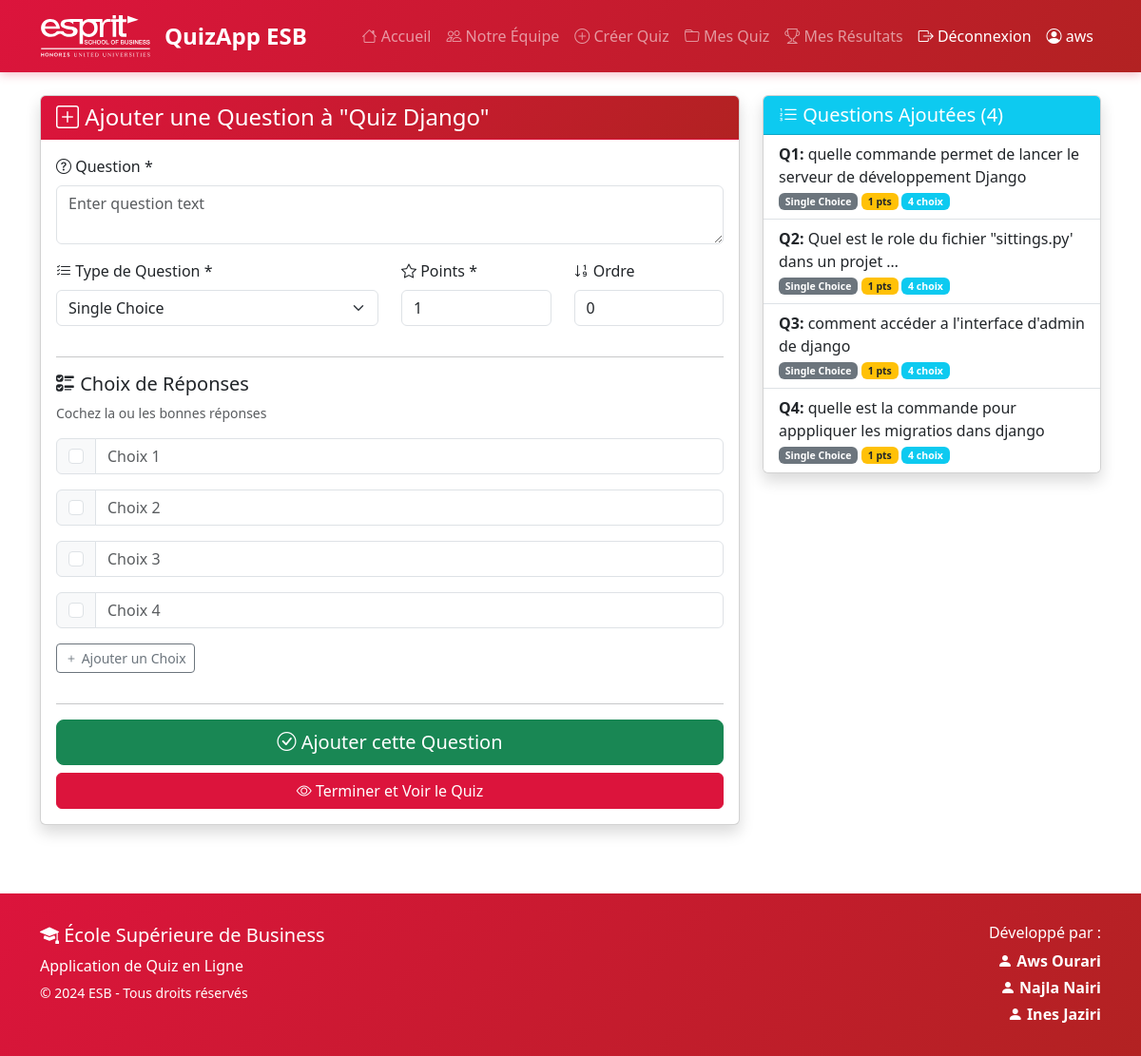
Screenshot of /quiz/3/add-question/ (signed in) with the database file from the repository.
### quiz/models.py (models this page shows, shortened)
class Quiz(models.Model):
    title = models.CharField(max_length=200)
    description = models.TextField()
    created_by = models.ForeignKey(User, on_delete=models.CASCADE, related_name='created_quizzes')
    created_at = models.DateTimeField(auto_now_add=True)
    updated_at = models.DateTimeField(auto_now=True)
    is_active = models.BooleanField(default=True)
    time_limit = models.IntegerField(help_text="Time limit in minutes", null=True, blank=True)
    class Meta:
        verbose_name_plural = "Quizzes"
        ordering = ['-created_at']

class Question(models.Model):
    QUESTION_TYPES = (
        ('single', 'Single Choice'),
        ('multiple', 'Multiple Choice'),
        ('true_false', 'True/False'),
    )
    quiz = models.ForeignKey(Quiz, on_delete=models.CASCADE, related_name='questions')
    question_text = models.TextField()
    question_type = models.CharField(max_length=20, choices=QUESTION_TYPES, default='single')
    points = models.IntegerField(default=1, validators=[MinValueValidator(1)])
    order = models.IntegerField(default=0)
    class Meta:
        ordering = ['order']

### quiz/views.py (the view)
# urls.py: path('quiz/<int:quiz_id>/add-question/', views.add_question, name='add_question'),
@login_required
def add_question(request, quiz_id):
    quiz = get_object_or_404(Quiz, id=quiz_id, created_by=request.user)
    if request.method == 'POST':
        question_form = QuestionForm(request.POST)
        if question_form.is_valid():
            question = question_form.save(commit=False)
            question.quiz = quiz
            question.save()
            choice_texts = request.POST.getlist('choice_text[]')
            is_correct_list = request.POST.getlist('is_correct[]')
            for i, choice_text in enumerate(choice_texts):
                if choice_text.strip():
                    Choice.objects.create(
                        question=question,
                        choice_text=choice_text,
                        is_correct=str(i) in is_correct_list
                    )
            messages.success(request, 'Question ajoutée avec succès!')
            return redirect('add_question', quiz_id=quiz.id)
    else:
        question_form = QuestionForm()
    questions = quiz.questions.all().prefetch_related('choices')
    context = {
        'quiz': quiz,
        'question_form': question_form,
        'questions': questions,
    }
    return render(request, 'quiz/add_question.html', context)

### quiz/forms.py
class QuestionForm(forms.ModelForm):
    class Meta:
        model = Question
        fields = ['question_text', 'question_type', 'points', 'order']
        widgets = {
            'question_text': forms.Textarea(attrs={'class': 'form-control', 'rows': 2, 'placeholder': 'Enter question text'}),
            'question_type': forms.Select(attrs={'class': 'form-select'}),
            'points': forms.NumberInput(attrs={'class': 'form-control', 'value': 1}),
            'order': forms.NumberInput(attrs={'class': 'form-control', 'value': 0}),
        }

### templates/quiz/add_question.html (shortened to what this page needs)
{% extends 'quiz/base.html' %}
{% block content %}
<div class="row">
    <div class="col-lg-8">
        <div class="card shadow mb-4">
            <div class="card-header bg-primary text-white">
                <h4 class="mb-0">
                    <i class="bi bi-plus-square"></i> Ajouter une Question à "{{ quiz.title }}"
                </h4>
            </div>
            <div class="card-body">
                <form method="post" id="questionForm">
                    <div class="mb-3">
                        <label for="{{ question_form.question_text.id_for_label }}" class="form-label">
                            <i class="bi bi-question-circle"></i> Question *
                        </label>
                        {{ question_form.question_text }}
                    </div>
                    <div class="row">
                        <div class="col-md-6 mb-3">
                            <label for="{{ question_form.question_type.id_for_label }}" class="form-label">
                                <i class="bi bi-list-check"></i> Type de Question *
                            </label>
                            {{ question_form.question_type }}
                        </div>
                        <div class="col-md-3 mb-3">
                            <label for="{{ question_form.points.id_for_label }}" class="form-label">
                                <i class="bi bi-star"></i> Points *
                            </label>
                            {{ question_form.points }}
                        </div>
                        <div class="col-md-3 mb-3">
                            <label for="{{ question_form.order.id_for_label }}" class="form-label">
                                <i class="bi bi-sort-numeric-down"></i> Ordre
                            </label>
                            {{ question_form.order }}
                        </div>
                    </div>
                    <hr>
                    <h5><i class="bi bi-ui-checks"></i> Choix de Réponses</h5>
                    <p class="text-muted small">Cochez la ou les bonnes réponses</p>
                    <div id="choicesContainer">
                        <div class="choice-item mb-3">
                            <div class="input-group">
                                <div class="input-group-text">
                                    <input type="checkbox" name="is_correct[]" value="0" class="form-check-input mt-0">
                                </div>
                                <input type="text" name="choice_text[]" class="form-control" placeholder="Choix 1" required>
                            </div>
                        </div>
                        <div class="choice-item mb-3">
                            <div class="input-group">
                                <div class="input-group-text">
                                    <input type="checkbox" name="is_correct[]" value="1" class="form-check-input mt-0">
                                </div>
                                <input type="text" name="choice_text[]" class="form-control" placeholder="Choix 2" required>
                            </div>
                        </div>
                        <div class="choice-item mb-3">
                            <div class="input-group">
                                <div class="input-group-text">
                                    <input type="checkbox" name="is_correct[]" value="2" class="form-check-input mt-0">
                                </div>
                                <input type="text" name="choice_text[]" class="form-control" placeholder="Choix 3">
                            </div>
                        </div>
                        <div class="choice-item mb-3">
                            <div class="input-group">
                                <div class="input-group-text">
                                    <input type="checkbox" name="is_correct[]" value="3" class="form-check-input mt-0">
                                </div>
                                <input type="text" name="choice_text[]" class="form-control" placeholder="Choix 4">
                            </div>
                        </div>
                    </div>
                    <button type="button" class="btn btn-sm btn-outline-secondary mb-3" onclick="addChoice()">
                        <i class="bi bi-plus"></i> Ajouter un Choix
                    </button>
                    <hr>
                    <div class="d-grid gap-2">
                        <button type="submit" class="btn btn-success btn-lg">
                            <i class="bi bi-check-circle"></i> Ajouter cette Question
                        </button>
                        <a href="{% url 'quiz_detail' quiz.id %}" class="btn btn-primary">
                            <i class="bi bi-eye"></i> Terminer et Voir le Quiz
                        </a>
                    </div>
                </form>
            </div>
        </div>
    </div>
    <div class="col-lg-4">
        <div class="card shadow sticky-top" style="top: 20px;">
            <div class="card-header bg-info text-white">
                <h5 class="mb-0">
                    <i class="bi bi-list-ol"></i> Questions Ajoutées ({{ questions.count }})
                </h5>
            </div>
            <div class="list-group list-group-flush">
                {% for question in questions %}
                    <div class="list-group-item">
                        <div class="d-flex justify-content-between align-items-start">
                            <div>
                                <strong>Q{{ forloop.counter }}:</strong>
                                {{ question.question_text|truncatewords:10 }}
                                <br>
                                <small class="text-muted">
                                    <span class="badge bg-secondary">{{ question.get_question_type_display }}</span>
                                    <span class="badge bg-warning text-dark">{{ question.points }} pts</span>
                                    <span class="badge bg-info">{{ question.choices.count }} choix</span>
                                </small>
                            </div>
                        </div>
                    </div>
                {% empty %}
                    <div class="list-group-item text-muted">
                        Aucune question ajoutée pour le moment
                    </div>
                {% endfor %}
            </div>
        </div>
    </div>
</div>
{% endblock %}

### templates/quiz/base.html (shortened to what this page needs)
<!DOCTYPE html>
<html lang="fr">
<head>
    <link href="https://cdn.jsdelivr.net/npm/bootstrap@5.3.0/dist/css/bootstrap.min.css" rel="stylesheet">
    <link rel="stylesheet" href="https://cdn.jsdelivr.net/npm/bootstrap-icons@1.11.0/font/bootstrap-icons.css">
</head>
<body>
    <nav class="navbar navbar-expand-lg navbar-dark navbar-esb">
        <div class="container">
            <a class="navbar-brand" href="{% url 'home' %}">
                {% load static %}
<img src="{% static 'images/logo_esb.svg' %}" alt="Logo ESB" class="esb-logo">
                QuizApp ESB
            </a>
            <div class="collapse navbar-collapse" id="navbarNav">
                <ul class="navbar-nav ms-auto">
                    <li class="nav-item">
                        <a class="nav-link" href="{% url 'home' %}">
                            <i class="bi bi-house"></i> Accueil
                        </a>
                    </li>
                    <li class="nav-item">
                        <a class="nav-link" href="{% url 'team' %}">
                            <i class="bi bi-people"></i> Notre Équipe
                        </a>
                    </li>
                    {% if user.is_authenticated %}
                        <li class="nav-item">
                            <a class="nav-link" href="{% url 'create_quiz' %}">
                                <i class="bi bi-plus-circle"></i> Créer Quiz
                            </a>
                        </li>
                        <li class="nav-item">
                            <a class="nav-link" href="{% url 'my_quizzes' %}">
                                <i class="bi bi-folder"></i> Mes Quiz
                            </a>
                        </li>
                        <li class="nav-item">
                            <a class="nav-link" href="{% url 'my_results' %}">
                                <i class="bi bi-trophy"></i> Mes Résultats
                            </a>
                        </li>
                        <li class="nav-item">
                            <form method="post" action="{% url 'logout' %}" style="display: inline;">
                                <button type="submit" class="nav-link btn btn-link text-white" style="border: none; background: none; cursor: pointer;">
                                    <i class="bi bi-box-arrow-right"></i> Déconnexion
                                </button>
                            </form>
                        </li>
                        <li class="nav-item">
                            <span class="nav-link text-white">
                                <i class="bi bi-person-circle"></i> {{ user.username }}
                            </span>
                        </li>
                    {% endif %}
                </ul>
            </div>
        </div>
    </nav>
    <main class="main-content">
        <div class="container mt-4">
            {% block content %}
            {% endblock %}
        </div>
    </main>
    <footer class="footer">
        <div class="container">
            <div class="row">
                <div class="col-md-6 text-center text-md-start mb-3 mb-md-0">
                    <h5><i class="bi bi-mortarboard-fill"></i> École Supérieure de Business</h5>
                    <p class="mb-1">Application de Quiz en Ligne</p>
                    <p class="mb-0"><small>© 2024 ESB - Tous droits réservés</small></p>
                </div>
                <div class="col-md-6 text-center text-md-end">
                    <h6>Développé par :</h6>
                    <p class="mb-1">
                        <i class="bi bi-person-fill"></i> <strong>Aws Ourari</strong>
                    </p>
                    <p class="mb-1">
                        <i class="bi bi-person-fill"></i> <strong>Najla Nairi</strong>
                    </p>
                    <p class="mb-0">
                        <i class="bi bi-person-fill"></i> <strong>Ines Jaziri</strong>
                    </p>
                </div>
            </div>
        </div>
    </footer>
</body>
</html>

### templates/quiz/base.html (style rules this page uses)
:root { --esb-red: #DC143C; --esb-dark-red: #B22222; --esb-light-red: #FF6B6B; }
body { min-height: 100vh; display: flex; flex-direction: column; }
.main-content { flex: 1; }
.navbar-esb { background: linear-gradient(135deg, var(--esb-red) 0%, var(--esb-dark-red) 100%); box-shadow: 0 2px 10px rgba(220, 20, 60, 0.3); }
.esb-logo { height: 50px; width: auto; margin-right: 15px; filter: brightness(0) invert(1); }
.navbar-brand { font-weight: bold; font-size: 1.5rem; display: flex; align-items: center; }
.btn-primary, .bg-primary { background-color: var(--esb-red) !important; border-color: var(--esb-red) !important; }
.footer { background: linear-gradient(135deg, var(--esb-red) 0%, var(--esb-dark-red) 100%); color: white; padding: 2rem 0; margin-top: 3rem; }
.card-header.bg-primary { background: linear-gradient(135deg, var(--esb-red) 0%, var(--esb-dark-red) 100%) !important; }

### rows the page displays
Quiz: title "Quiz Django"
Question: question_text "quelle commande permet de lancer le serveur de développement Django", question_type "Single Choice", points "1", choices.count "4"
Question: question_text "Quel est le role du fichier \"sittings.py' dans un projet …", question_type "Single Choice", points "1", choices.count "4"
Question: question_text "comment accéder a l'interface d'admin de django", question_type "Single Choice", points "1", choices.count "4"
Question: question_text "quelle est la commande pour apppliquer les migratios dans django", question_type "Single Choice", points "1", choices.count "4"

### other values shown
{{ user.username }} "aws"
{{ questions.count }} "4"
